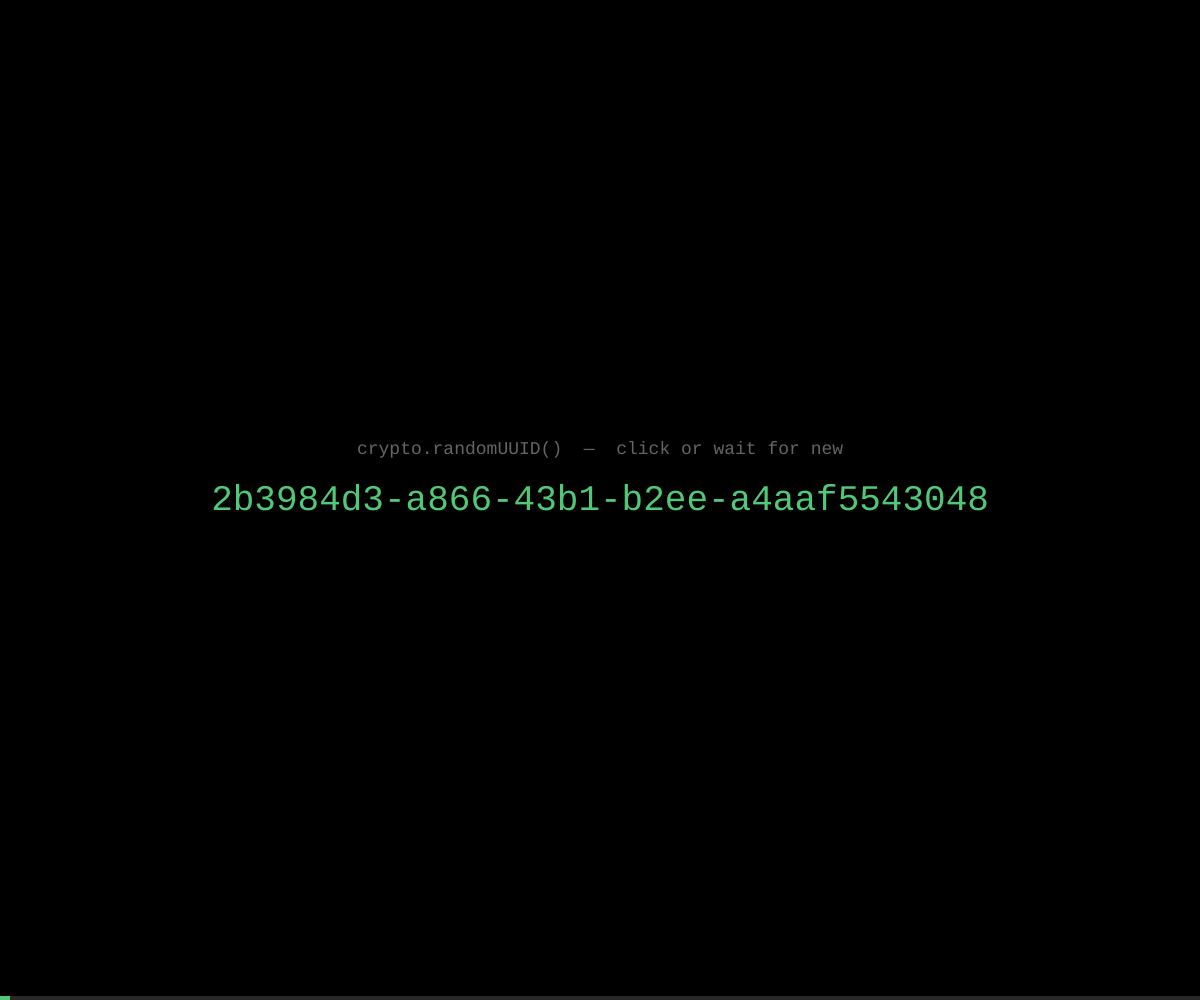
Frame 1 (no input)
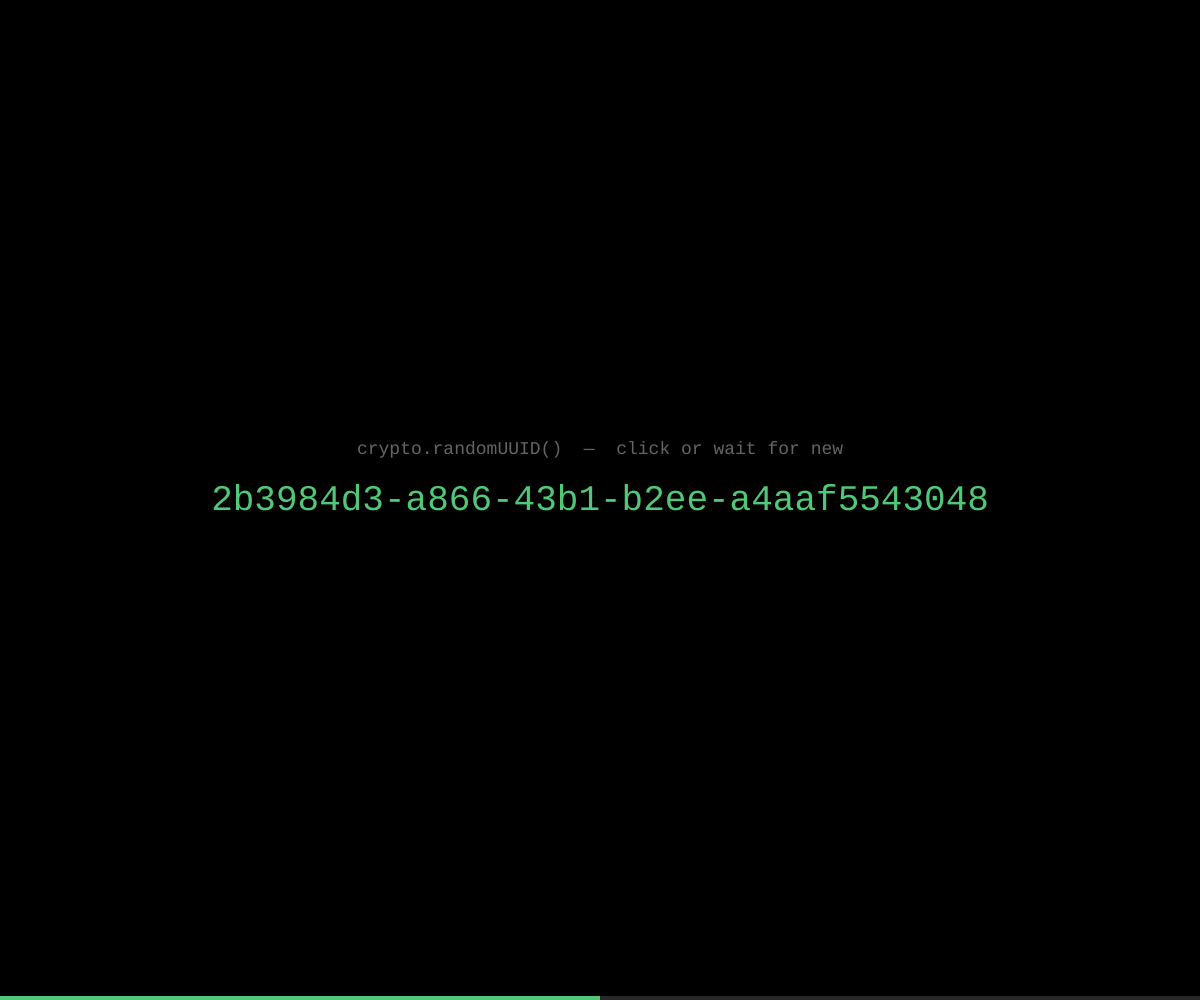
Frame 60 (no input)
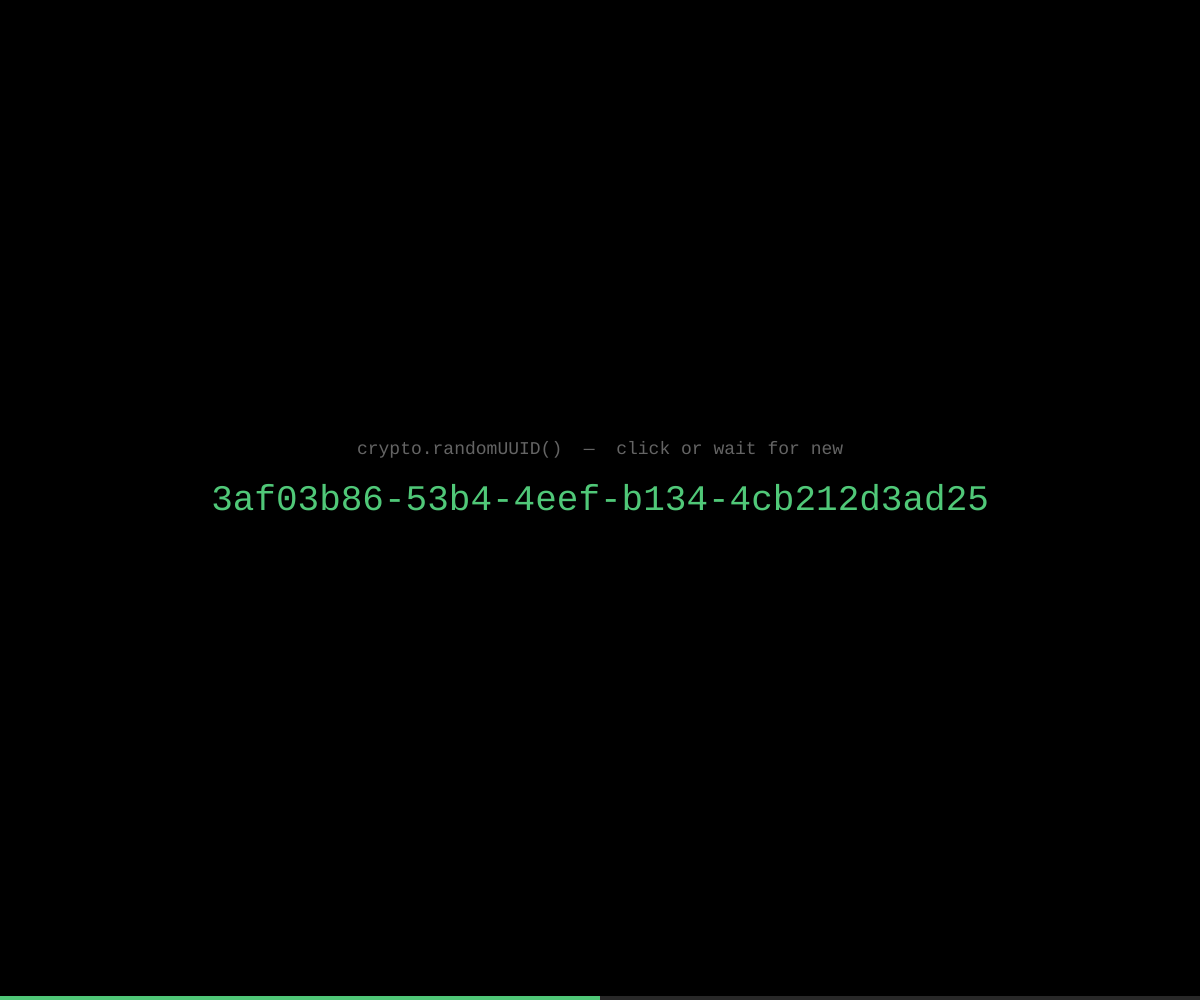
Frame 120 (the mouse pressed at the canvas centre since frame 60)

The p5.js sketch that drew these frames (run headless with seeded random() and noise() and a simulated clock; from frame 60 on, the mouse is pressed at the canvas centre):

// p5.js sketch
// ── sketch.js
// https://developer.mozilla.org/en-US/docs/Web/API/Crypto/randomUUID
// Displays a new UUID on each click or every 2 seconds

let uuid = '';
let age = 0;
let interval = 120; // frames between auto-refresh

function setup() {
  pixelDensity(1);
  createCanvas(windowWidth, windowHeight);
  textAlign(CENTER, CENTER);
  textFont('monospace');
  newUUID();
}

function draw() {
  age++;
  if (age >= interval) newUUID();

  background(0);

  // progress bar at bottom
  let progress = age / interval;
  noStroke();
  fill(40);
  rect(0, height - 4, width, 4);
  fill(80, 200, 120);
  rect(0, height - 4, width * progress, 4);

  // UUID text
  let fs = constrain(width / 20, 14, 36);
  textSize(fs);
  fill(80, 200, 120);
  text(uuid, width / 2, height / 2);

  // label
  textSize(fs * 0.5);
  fill(100);
  text('crypto.randomUUID()  —  click or wait for new', width / 2, height / 2 - fs * 1.4);
}

function newUUID() {
  uuid = crypto.randomUUID();
  age = 0;
}

function mousePressed() {
  newUUID();
}

function windowResized() {
  resizeCanvas(windowWidth, windowHeight);
}
